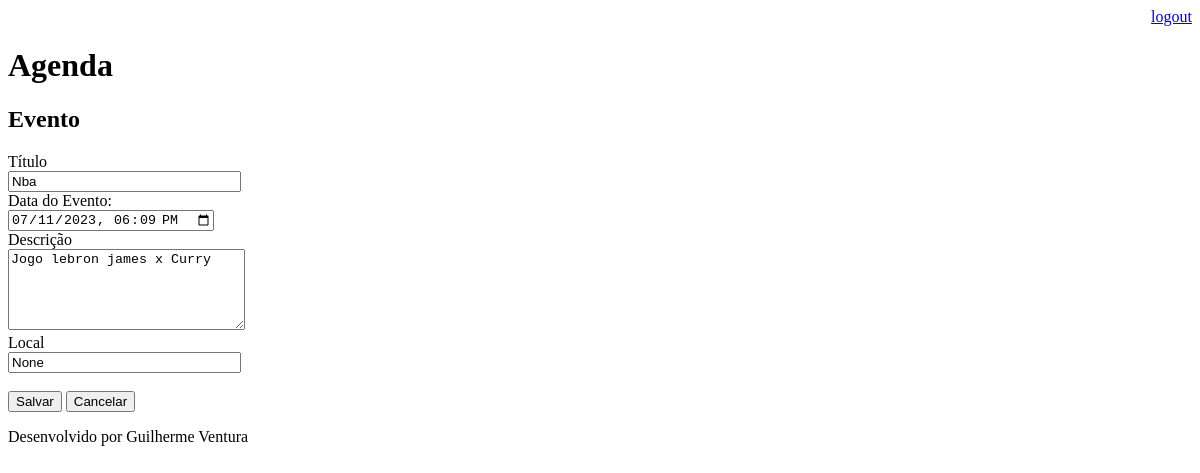
The app's page /agenda/evento/?id=4 (signed in), older data.
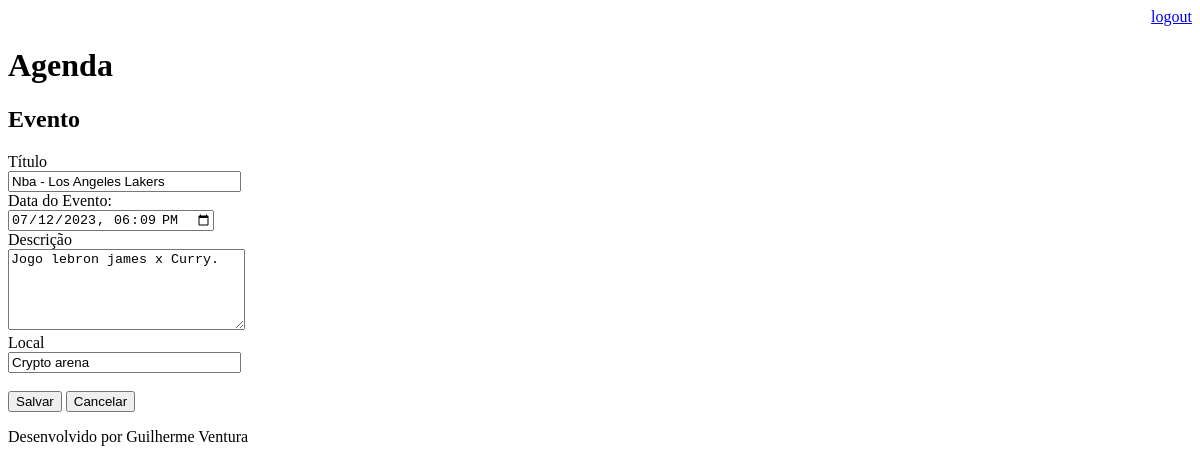
The same page, newer data.
### core/models.py (models this page shows, shortened)
class Evento(models.Model):
    titulo = models.CharField(max_length=100)
    descricao = models.TextField(blank=True, null=True)
    data_evento = models.DateTimeField(verbose_name='Data do Evento')
    data_criacao = models.DateTimeField(auto_now=True)
    local = models.CharField(blank=True, null=True, max_length=100)
    usuario = models.ForeignKey(User, on_delete=models.CASCADE)
    class Meta:
        db_table = 'evento'
    def get_data_input_evento(self):
        return self.data_evento.strftime('%Y-%m-%dT%H:%M')

### core/views.py (the view)
# urls.py: path('agenda/evento/', views.evento),
@login_required(login_url='/login/')
def evento(request):
    id_evento = request.GET.get('id')
    dados = {}
    if id_evento:
        dados['evento'] = Evento.objects.get(id=id_evento)
    return render(request, 'evento.html', dados)

### templates/evento.html (shortened to what this page needs)
{% extends "model-page.html" %}
{% block content %}
<h2>Evento</h2>
<form action="submit" method="POST"> {% csrf_token %}
    <label>Título</label>
    <br>
    <input type="text" name="titulo" size="26" value="{{ evento.titulo }}">
    <br>
    <label>Data do Evento:</label>
    <br>
    <input type="datetime-local" name="data_evento" size="26"  value="{{ evento.get_data_input_evento }}">
    <br>
    <label>Descrição</label>
    <br>
    <textarea name="descricao" rows="5" cols="27">{{ evento.descricao }}</textarea>
    <br>
    <label>Local</label>
    <br>
    <input type="text" name="local" size="26" value="{{ evento.local }}">
    <br><br>
    <button type="submit">Salvar</button>
    <a href="/">
        <button type="button">Cancelar</button>
    </a>
</form>
{% endblock %}

Row changes from the older to the newer data that the page shows:
changed Evento: titulo "Nba" → "Nba - Los Angeles Lakers"; data_evento "07/11/2023 18:09" → "07/12/2023 18:09"; descricao "Jogo lebron james x Curry" → "Jogo lebron james x Curry."; local "None" → "Crypto arena"
